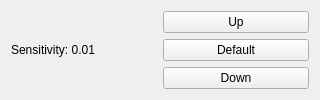
<?xml version="1.0" encoding="UTF-8"?>
<ui version="4.0">
 <class>Form</class>
 <widget class="QWidget" name="Form">
  <property name="geometry">
   <rect>
    <x>0</x>
    <y>0</y>
    <width>320</width>
    <height>88</height>
   </rect>
  </property>
  <property name="windowTitle">
   <string>Form</string>
  </property>
  <layout class="QHBoxLayout" name="horizontalLayout_2">
   <item>
    <widget class="QLabel" name="sensitivity_label">
     <property name="text">
      <string>Sensitivity: 0.01</string>
     </property>
    </widget>
   </item>
   <item>
    <layout class="QVBoxLayout" name="buttons_verticalLayout">
     <item>
      <widget class="QPushButton" name="up_pushButton">
       <property name="text">
        <string>Up</string>
       </property>
      </widget>
     </item>
     <item>
      <widget class="QPushButton" name="default_pushButton">
       <property name="text">
        <string>Default</string>
       </property>
      </widget>
     </item>
     <item>
      <widget class="QPushButton" name="down_pushButton">
       <property name="text">
        <string>Down</string>
       </property>
      </widget>
     </item>
    </layout>
   </item>
  </layout>
 </widget>
 <resources/>
 <connections/>
</ui>
